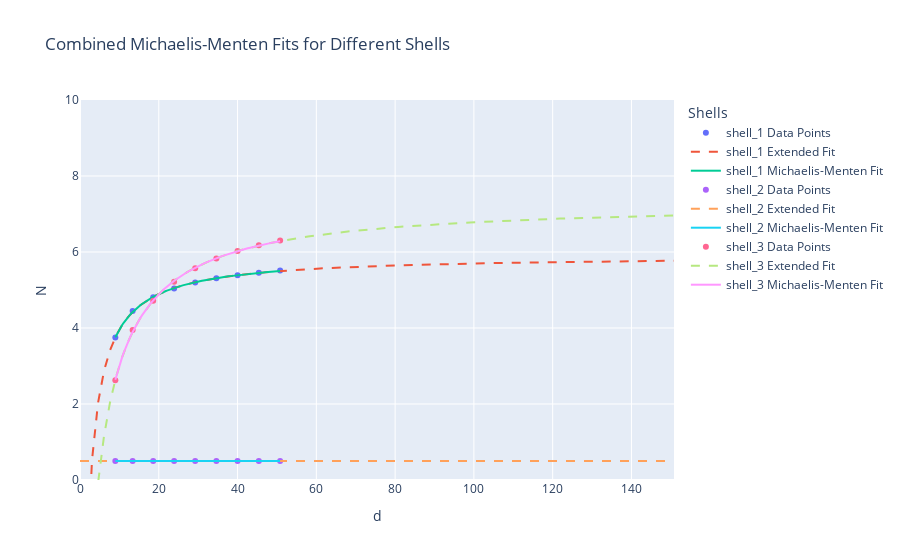

Write notebook code for a chart like this one.
### Markdown cell above
### Michael mentens fit

### Code cell
fig = go.Figure()

# Loop through each shell, fit, and add traces to the main figure
for i in range(1, len(sizes_all)+1):
    shell = f'shell_{i}'
    coff, data_trace, ext_trace, fit_trace = fit_michaelis_menten(
        np.array(sizes_all[shell]), np.array(CNs_all[shell]), 
        # max_value=12,
        xlabel="d", ylabel=f"N{i}", 
        maxfev=50000, extended_range=100,
        label_prefix=shell
    )
    fig.add_traces([data_trace, ext_trace, fit_trace])

# Configure layout and show
fig.update_layout(
    title="Combined Michaelis-Menten Fits for Different Shells",
    xaxis_title="d", yaxis_title="N", legend_title="Shells", yaxis_range=[0, 10]
)
fig.show()
